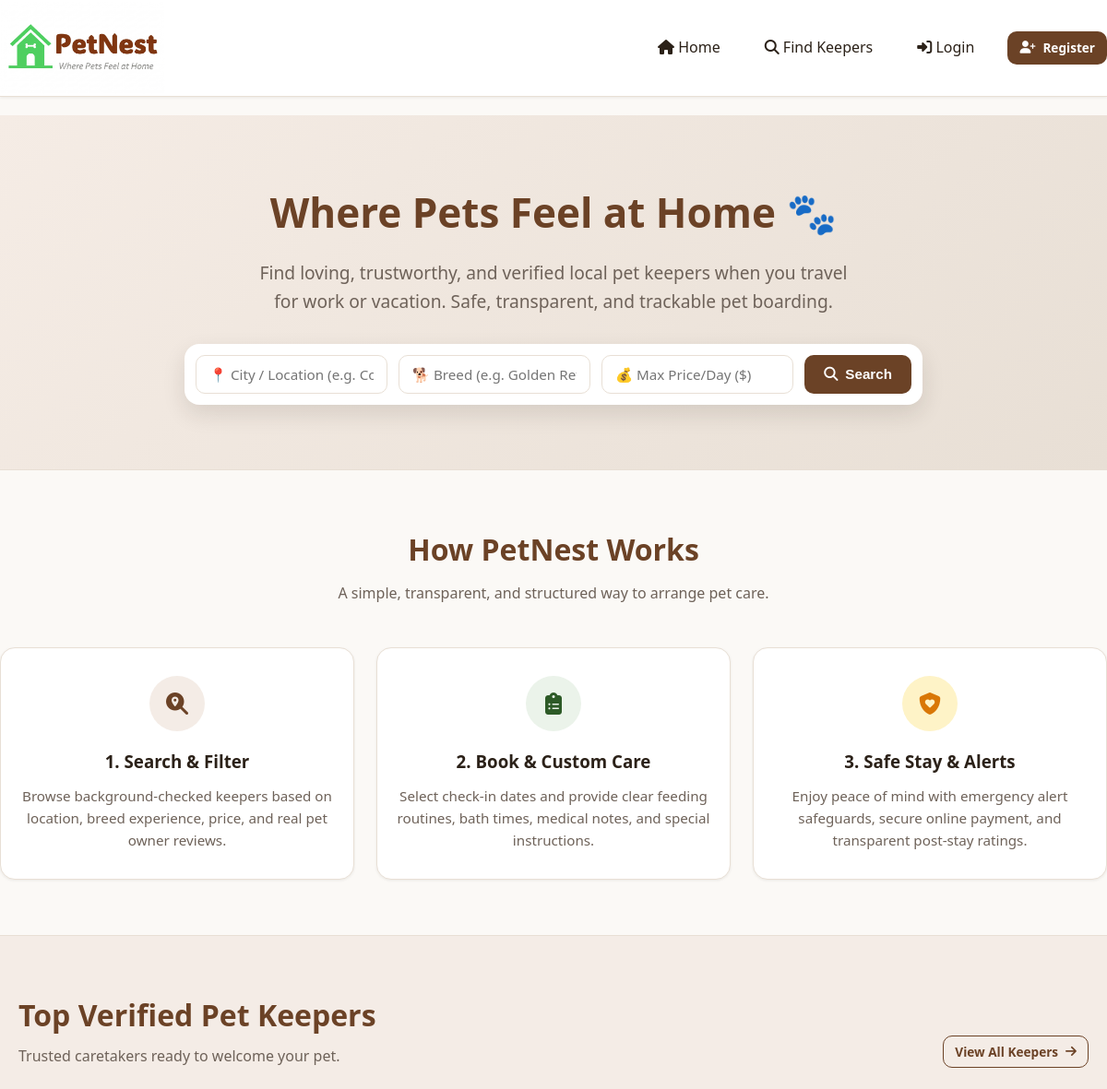
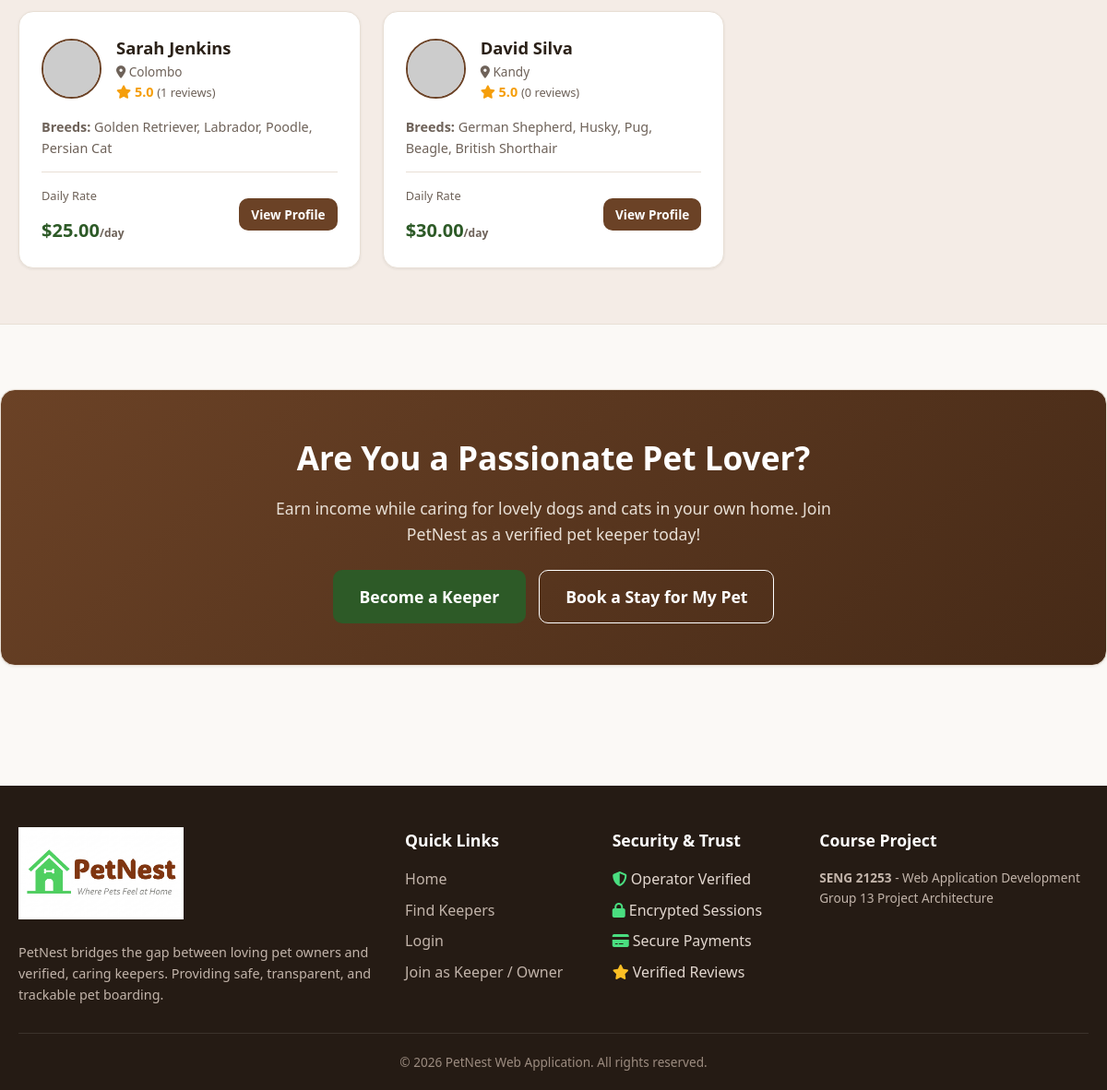
The page / on the database its author committed (2 pictures, top to bottom).
### tables this page shows
CREATE TABLE `users` (
  `user_id` INT AUTO_INCREMENT PRIMARY KEY,
  `full_name` VARCHAR(100) NOT NULL,
  `email` VARCHAR(150) NOT NULL UNIQUE,
  `password` VARCHAR(255) NOT NULL,
  `phone` VARCHAR(20) DEFAULT NULL,
  `role` ENUM('admin', 'operator', 'owner', 'keeper') NOT NULL DEFAULT 'owner',
  `profile_photo` VARCHAR(255) DEFAULT 'default_avatar.png',
  `created_at` TIMESTAMP DEFAULT CURRENT_TIMESTAMP,
  `is_active` TINYINT(1) DEFAULT 1
);

### index.php (the view, shortened to what this page needs)
<?php
require_once __DIR__ . '/includes/header.php';
$featuredKeepers = [];
try {
    $stmt = $pdo->prepare("
        SELECT u.user_id, u.full_name, u.profile_photo, kp.location, kp.price_per_day, kp.breeds_experienced, kp.years_experience,
               COALESCE(AVG(r.stars), 5.0) AS avg_rating,
               COUNT(r.rating_id) AS total_reviews
        FROM users u
        JOIN keeper_profiles kp ON u.user_id = kp.user_id
        LEFT JOIN ratings r ON u.user_id = r.keeper_id
        WHERE u.role = 'keeper' AND u.is_active = 1 AND kp.is_verified = 1 AND kp.availability_status = 'available'
        GROUP BY u.user_id, u.full_name, u.profile_photo, kp.location, kp.price_per_day, kp.breeds_experienced, kp.years_experience
        ORDER BY avg_rating DESC, total_reviews DESC
        LIMIT 3
    ");
    $stmt->execute();
    $featuredKeepers = $stmt->fetchAll();
} catch (PDOException $e) {
    $featuredKeepers = [];
}
?>
<section class="hero-section">
    <div class="container">
        <h1 class="hero-title">Where Pets Feel at Home 🐾</h1>
        <p class="hero-subtitle">
            Find loving, trustworthy, and verified local pet keepers when you travel for work or vacation. Safe, transparent, and trackable pet boarding.
        </p>
        <form action="<?= BASE_URL ?>/search.php" method="GET" class="hero-search-box">
            <input type="text" name="location" class="form-control" placeholder="📍 City / Location (e.g. Colombo, Kandy)">
            <input type="text" name="breed" class="form-control" placeholder="🐕 Breed (e.g. Golden Retriever, Cat)">
            <input type="number" name="max_price" class="form-control" placeholder="💰 Max Price/Day ($)" min="5" step="1">
            <button type="submit" class="btn btn-primary"><i class="fa-solid fa-magnifying-glass"></i> Search</button>
        </form>
    </div>
</section>
<section class="container" style="padding: 60px 0;">
    <div style="text-align: center; margin-bottom: 45px;">
        <h2 style="font-size: 2rem; color: var(--primary); margin-bottom: 10px;">How PetNest Works</h2>
        <p style="color: var(--text-muted);">A simple, transparent, and structured way to arrange pet care.</p>
    </div>
    <div class="grid-3">
        <div class="card" style="text-align: center; padding: 30px 20px;">
            <div style="width: 60px; height: 60px; border-radius: 50%; background: var(--primary-light); color: var(--primary); display: flex; align-items: center; justify-content: center; font-size: 1.5rem; margin: 0 auto 18px;">
                <i class="fa-solid fa-magnifying-glass-location"></i>
            </div>
            <h3 style="margin-bottom: 10px; color: var(--text-dark);">1. Search & Filter</h3>
            <p style="color: var(--text-muted); font-size: 0.95rem;">
                Browse background-checked keepers based on location, breed experience, price, and real pet owner reviews.
            </p>
        </div>
        <div class="card" style="text-align: center; padding: 30px 20px;">
            <div style="width: 60px; height: 60px; border-radius: 50%; background: var(--secondary-light); color: var(--secondary); display: flex; align-items: center; justify-content: center; font-size: 1.5rem; margin: 0 auto 18px;">
                <i class="fa-solid fa-clipboard-list"></i>
            </div>
            <h3 style="margin-bottom: 10px; color: var(--text-dark);">2. Book & Custom Care</h3>
            <p style="color: var(--text-muted); font-size: 0.95rem;">
                Select check-in dates and provide clear feeding routines, bath times, medical notes, and special instructions.
            </p>
        </div>
        <div class="card" style="text-align: center; padding: 30px 20px;">
            <div style="width: 60px; height: 60px; border-radius: 50%; background: var(--accent-light); color: var(--accent); display: flex; align-items: center; justify-content: center; font-size: 1.5rem; margin: 0 auto 18px;">
                <i class="fa-solid fa-shield-heart"></i>
            </div>
            <h3 style="margin-bottom: 10px; color: var(--text-dark);">3. Safe Stay & Alerts</h3>
            <p style="color: var(--text-muted); font-size: 0.95rem;">
                Enjoy peace of mind with emergency alert safeguards, secure online payment, and transparent post-stay ratings.
            </p>
        </div>
    </div>
</section>
<section style="background: #F4ECE6; padding: 60px 0; border-top: 1px solid var(--border-color); border-bottom: 1px solid var(--border-color);">
    <div class="container">
        <div style="display: flex; justify-content: space-between; align-items: flex-end; margin-bottom: 35px; flex-wrap: wrap; gap: 15px;">
            <div>
                <h2 style="font-size: 2rem; color: var(--primary); margin-bottom: 6px;">Top Verified Pet Keepers</h2>
                <p style="color: var(--text-muted);">Trusted caretakers ready to welcome your pet.</p>
            </div>
            <a href="<?= BASE_URL ?>/search.php" class="btn btn-outline btn-sm">View All Keepers <i class="fa-solid fa-arrow-right"></i></a>
        </div>
        <?php if (!empty($featuredKeepers)): ?>
            <div class="grid-3">
                <?php foreach ($featuredKeepers as $keeper): ?>
                    <div class="card keeper-card">
                        <div class="keeper-card-header">
                            <img src="<?= BASE_URL ?>/uploads/profiles/<?= htmlspecialchars($keeper['profile_photo']) ?>"
                                 onerror="this.src='https://ui-avatars.com/api/?name=<?= urlencode($keeper['full_name']) ?>&background=6B4226&color=fff'"
                                 alt="<?= htmlspecialchars($keeper['full_name']) ?>"
                                 class="keeper-avatar">
                            <div>
                                <h4 class="keeper-name"><?= htmlspecialchars($keeper['full_name']) ?></h4>
                                <div class="keeper-location"><i class="fa-solid fa-location-dot"></i> <?= htmlspecialchars($keeper['location']) ?></div>
                                <div class="keeper-rating">
                                    <i class="fa-solid fa-star"></i> <?= number_format($keeper['avg_rating'], 1) ?>
                                    <span style="color: var(--text-muted); font-weight: normal; font-size: 0.8rem;">(<?= $keeper['total_reviews'] ?> reviews)</span>
                                </div>
                            </div>
                        </div>
                        <p style="font-size: 0.9rem; color: var(--text-muted); margin-bottom: 14px; flex: 1;">
                            <strong>Breeds:</strong> <?= htmlspecialchars($keeper['breeds_experienced'] ?: 'All friendly breeds') ?>
                        </p>
                        <div style="display: flex; justify-content: space-between; align-items: center; border-top: 1px solid var(--border-color); padding-top: 12px; margin-top: auto;">
                            <div>
                                <span style="font-size: 0.8rem; color: var(--text-muted);">Daily Rate</span>
                                <div class="keeper-price">$<?= number_format($keeper['price_per_day'], 2) ?><small style="font-size:0.75rem; color:var(--text-muted);">/day</small></div>
                            </div>
                            <a href="<?= BASE_URL ?>/keeper_profile.php?id=<?= $keeper['user_id'] ?>" class="btn btn-primary btn-sm">View Profile</a>
                        </div>
                    </div>
                <?php endforeach; ?>
            </div>
        <?php endif; ?>
    </div>
</section>
<section class="container" style="padding: 70px 0; text-align: center;">
    <div class="card" style="background: linear-gradient(135deg, var(--primary) 0%, #462A17 100%); color: #FFFFFF; padding: 45px 20px;">
        <h2 style="font-size: 2.2rem; margin-bottom: 12px; color: #FFFFFF;">Are You a Passionate Pet Lover?</h2>
        <p style="font-size: 1.1rem; max-width: 650px; margin: 0 auto 25px; color: #E8DFD5;">
            Earn income while caring for lovely dogs and cats in your own home. Join PetNest as a verified pet keeper today!
        </p>
        <div style="display: flex; gap: 14px; justify-content: center; flex-wrap: wrap;">
            <a href="<?= BASE_URL ?>/register.php?role=keeper" class="btn btn-secondary btn-lg">Become a Keeper</a>
            <a href="<?= BASE_URL ?>/register.php?role=owner" class="btn btn-outline btn-lg" style="color:#FFF; border-color:#FFF;">Book a Stay for My Pet</a>
        </div>
    </div>
</section>
<?php require_once __DIR__ . '/includes/footer.php'; ?>

### assets/css/style.css (style rules this page uses)
:root { --primary: #6B4226; --primary-hover: #54331C; --primary-light: #F4ECE6; --secondary: #2D5A27; --secondary-hover: #22441D; --secondary-light: #EBF3EA; --accent: #D97706; --accent-light: #FEF3C7; --bg-main: #FBF9F6; --bg-card: #FFFFFF; --text-dark: #2B2118; --text-muted: #6E6259; --border-color: #E8DFD5; --border-focus: #8D5B36; --status-pending-bg: #FEF3C7; --status-pending-text: #92400E; --status-confirmed-bg: #DCFCE7; --status-confirmed-text: #166534; --status-active-bg: #E0E7FF; --status-active-text: #3730A3; --status-completed-bg: #F3E8FF; --status-completed-text: #6B21A8; --status-rejected-bg: #FEE2E2; --status-rejected-text: #991B1B; --status-cancelled-bg: #F3F4F6; --status-cancelled-text: #4B5563; --font-family: 'Segoe UI', system-ui, -apple-system, BlinkMacSystemFont, Roboto, sans-serif; --radius-sm: 6px; --radius-md: 10px; --radius-lg: 16px; --shadow-sm: 0 1px 3px rgba(43, 33, 24, 0.08); --shadow-md: 0 4px 12px rgba(43, 33, 24, 0.10); --shadow-lg: 0 10px 25px rgba(43, 33, 24, 0.12); --transition: all 0.2s ease-in-out; }
*, *::before, *::after { box-sizing: border-box; margin: 0; padding: 0; }
body { font-family: var(--font-family); background-color: var(--bg-main); color: var(--text-dark); line-height: 1.6; min-height: 100vh; display: flex; flex-direction: column; }
a { color: var(--primary); text-decoration: none; transition: var(--transition); }
img { max-width: 100%; height: auto; display: block; }
.container { width: 100%; max-width: 1200px; margin: 0 auto; padding: 0 20px; }
.btn { display: inline-flex; align-items: center; justify-content: center; gap: 8px; padding: 10px 20px; font-size: 0.95rem; font-weight: 600; border-radius: var(--radius-md); border: 1px solid transparent; cursor: pointer; transition: var(--transition); text-decoration: none; }
.btn-primary { background-color: var(--primary); color: #FFFFFF; }
.btn-secondary { background-color: var(--secondary); color: #FFFFFF; }
.btn-outline { background-color: transparent; border-color: var(--primary); color: var(--primary); }
.btn-sm { padding: 6px 12px; font-size: 0.85rem; }
.btn-lg { padding: 14px 28px; font-size: 1.1rem; }
.form-control, .form-select, textarea { width: 100%; padding: 10px 14px; font-size: 0.95rem; font-family: inherit; border: 1px solid var(--border-color); border-radius: var(--radius-md); background: #FFFFFF; color: var(--text-dark); transition: var(--transition); }
.card { background: var(--bg-card); border: 1px solid var(--border-color); border-radius: var(--radius-lg); padding: 24px; box-shadow: var(--shadow-sm); transition: var(--transition); }
.grid-3 { display: grid; grid-template-columns: repeat(3, 1fr); gap: 24px; }
.hero-section { background: linear-gradient(135deg, #F5ECE5 0%, #E8DFD5 100%); padding: 70px 0; text-align: center; border-bottom: 1px solid var(--border-color); }
.hero-title { font-size: 2.75rem; font-weight: 800; color: var(--primary); margin-bottom: 16px; }
.hero-subtitle { font-size: 1.2rem; color: var(--text-muted); max-width: 650px; margin: 0 auto 30px; }
.hero-search-box { background: #FFFFFF; padding: 12px; border-radius: var(--radius-lg); box-shadow: var(--shadow-lg); max-width: 800px; margin: 0 auto; display: flex; gap: 12px; flex-wrap: wrap; }
.hero-search-box input, .hero-search-box select { flex: 1; min-width: 180px; }
.keeper-card { display: flex; flex-direction: column; height: 100%; }
.keeper-card-header { display: flex; gap: 16px; align-items: center; margin-bottom: 14px; }
.keeper-avatar { width: 65px; height: 65px; border-radius: 50%; object-fit: cover; border: 2px solid var(--primary); }
.keeper-name { font-size: 1.15rem; font-weight: 700; color: var(--text-dark); }
.keeper-location { font-size: 0.85rem; color: var(--text-muted); }
.keeper-price { font-size: 1.25rem; font-weight: 700; color: var(--secondary); margin-top: 10px; }
.keeper-rating { color: #F59E0B; font-weight: 600; font-size: 0.9rem; }

### rows shown on the page
users: full_name "Sarah Jenkins", location "Colombo", avg_rating "5.0", total_reviews "1", breeds_experienced "Golden Retriever, Labrador, Poodle, Persian Cat", price_per_day "25.00"
users: full_name "David Silva", location "Kandy", avg_rating "5.0", total_reviews "0", breeds_experienced "German Shepherd, Husky, Pug, Beagle, British Shorthair", price_per_day "30.00"
